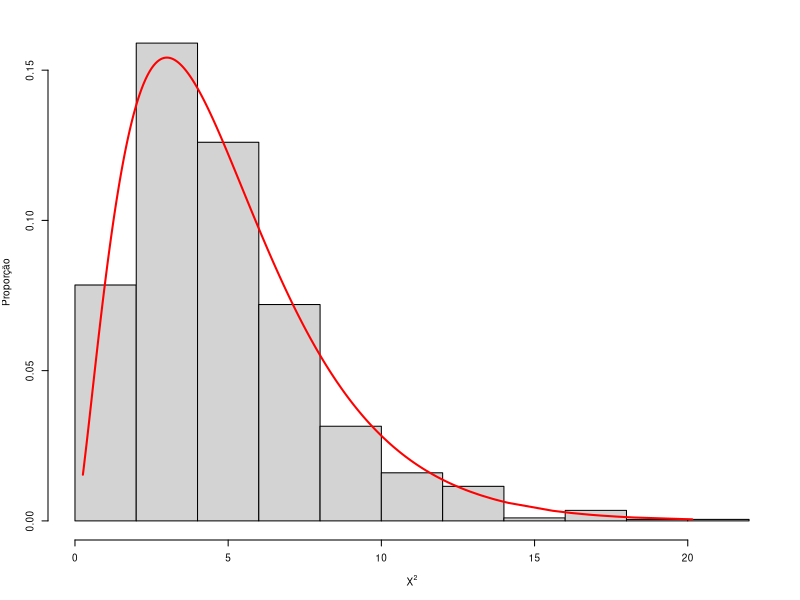

Write the R code that produced this figure.
## ---- chunk 1
knitr::opts_chunk$set(echo = TRUE)
## ---- chunk 2
O <- c(229, 211, 93, 35, 7, 1)    # num. OBS. areas com 0, 1, 2, 3, 4 e 5+ bombas 
n <- sum(O)                       # num. de areas
k <- length(O)                    # num. de categorias
xbarra <- 535 / n                 # num. medio de bombas por area         
E <- 576 * c(dpois(0:4, xbarra), 1-ppois(4, xbarra))  # num. ESP. areas com ... bombas
## ---- chunk 3
## funcao para calcular a estatistica qui quadrado `X2`
X2 <- function(O) sum((O - E)^2 / E)
X2(O)       
## ---- chunk 4
## Geracao de possiveis amostras da `Poisson(xbarra)`
nsim <- 1000                                      # num. de simulacoes
amostrasMC <- replicate(nsim, rpois(n, xbarra))   # amostras simuladas
amostrasMC[amostrasMC > 5] <- 5                   # valores > 5 virarao 5 

## calculando a estatistica `X2` para todas as amostras MC geradas
# for(ii in 1:nsim) X2(table(factor(amostrasMC[,ii], 0:5)))
X2MC <- apply(amostrasMC, 2, function(xx) X2(table(factor(xx, 0:5))))
## ---- chunk 5
# histograma das estatisticas `X2`
par(mar=c(5, 4, 2, 2), cex=0.6)
hist(X2MC, main="", ylab="Proporção", xlab=expression(X^2), prob=TRUE)

# densidade teórica da dist. qui quadrado com k-1 g.l.
lines(X2MC[order(X2MC)], dchisq(X2MC[order(X2MC)], df=k-1), lwd=2, col="red")
